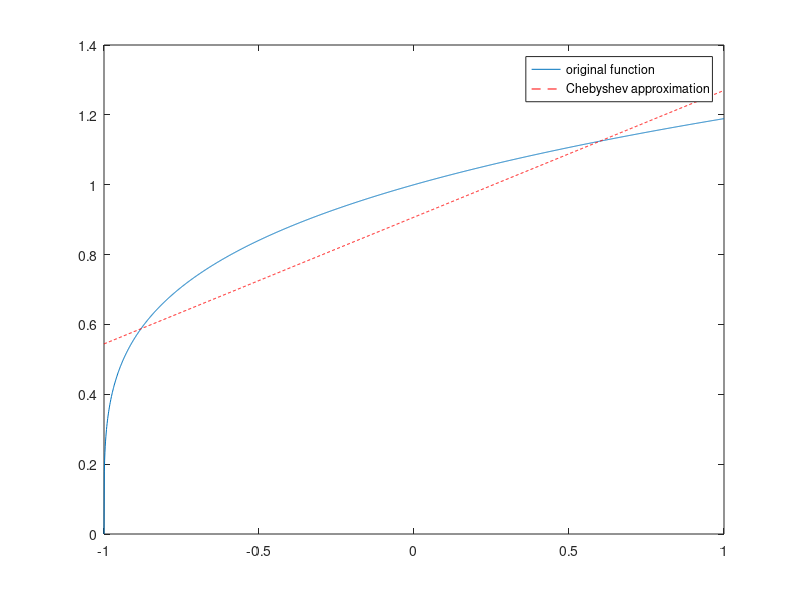
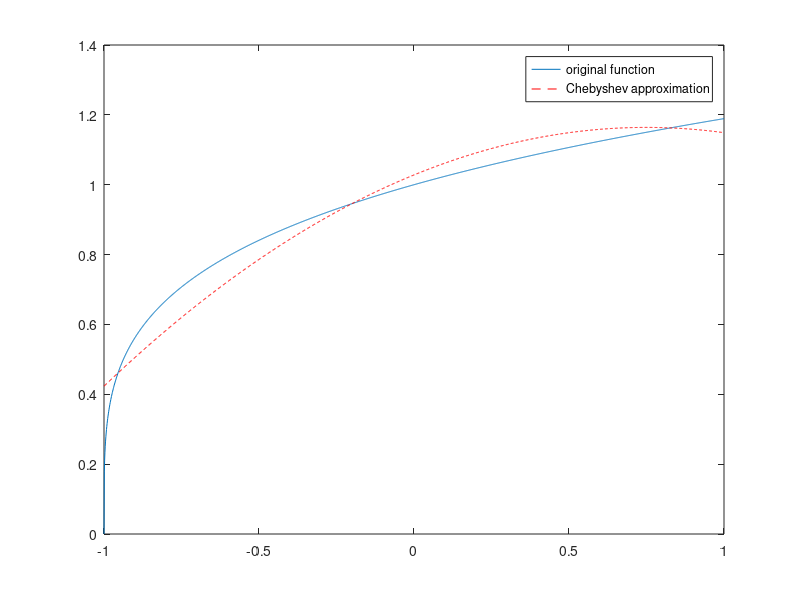
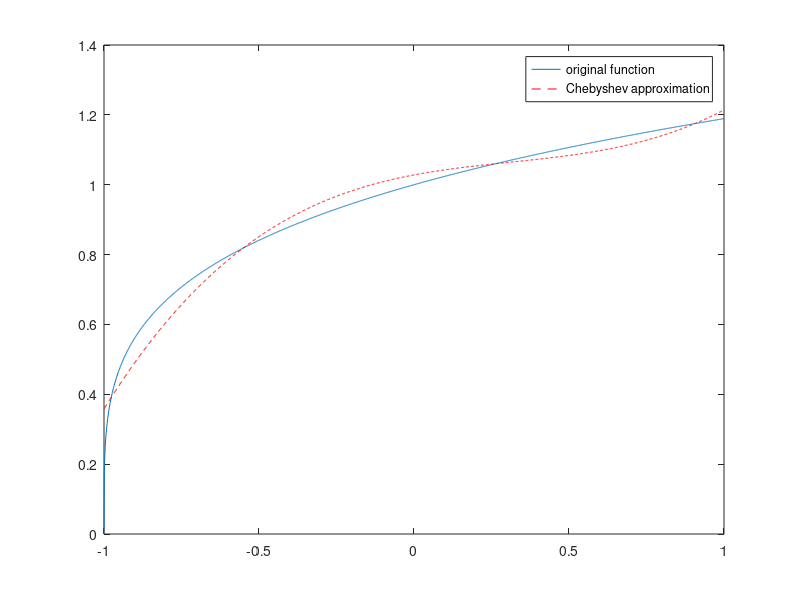
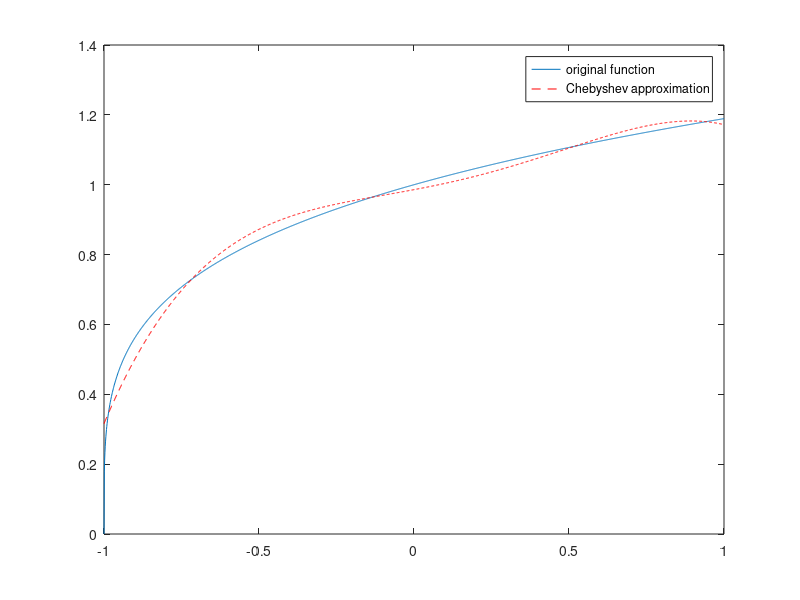

MATLAB code for these plots, in order:
close all;
clear all;
clc;
%% General method

% Original function 
x=-1:0.001:1;     %%NOTE: Only for functions on -1 to 1. The least squares coeff. are implemented for that domain also. 

%Choose the function to interpolate. ALso change it in line40 to line44

%actual = exp(x);
%actual = exp(x+1);
actual = (x+1).^0.25;
%actual = max(0,x.^3);

% Maximun degree of approximation
d=10; 

% Storing approximation error for each of the d polynomial approximation 
error =zeros(d,length(x));
L_inf = zeros(d,1);

% Storing coefficients for each approximation 
CC = zeros(d,d);

for n=1:d % There is going to be "d" different approximations
    
    H = zeros(n,n); %orthogonality condition 
    H(1,1) = pi;
    for ii=2:n+1
        H(ii,ii) = pi/2;
    end

%Least squares coefficients of Chebyshev polynomial approximation: Hc=q

    k=0:n;
    q=zeros(length(k),1);

    for jj=1:length(k);
        %fun = @(x) ((cos(k(jj).*acos(x))).*exp(x))./(sqrt(1-x.^2));          %This is only for approximating f=exp(x) 
        %fun = @(x) ((cos(k(jj).*acos(x))).*exp(x+1))./(sqrt(1-x.^2));        %This is only for approximating f=exp(x+1)
        fun = @(x) ((cos(k(jj).*acos(x))).*((x+1).^0.25))./(sqrt(1-x.^2));   %This is only for approximating f=(x+1)^0.25
        %fun = @(x) ((cos(k(jj).*acos(x))).*(max(0,x.^3)))./(sqrt(1-x.^2));   %This is only for approximating f=max(0,x.^3)
        q(jj,1) = quad(fun,-1,1);
    end

% Obtainning the coefficients of the approximation and stroing them in CC
    c = inv(H)*q;
    CC(1:length(k),n)  = c;

% NOTICE: for d=1 there are two coefficients c0 and c1. 
%% Evaluating the chebyshev approximation using recursive representation

    y = zeros(length(x),n+1);
    y(:,1) = 1;
    y(:,2) = x;
    for kk=2:n
        y(:,kk+1) = 2*x'.*y(:,kk) - y(:,kk-1); %Recursive representation 
    end
    approxch = y*c;
    figure(n);
    plot(x,actual);
    hold on;
    plot(x,approxch,'--r');
    legend('original function','Chebyshev approximation')

%% Approximation errors

error(n,:) = actual-approxch';
L_inf(n,1) = max(abs(actual-approxch'));  %Using the supreme norm

end

figure;
plot(x,error);

figure;
for ii=1:9;
    subplot(3,3,ii); %change it if want more than 9 
    plot(x,error(ii,:));
    hold on;
    grid on;
end
